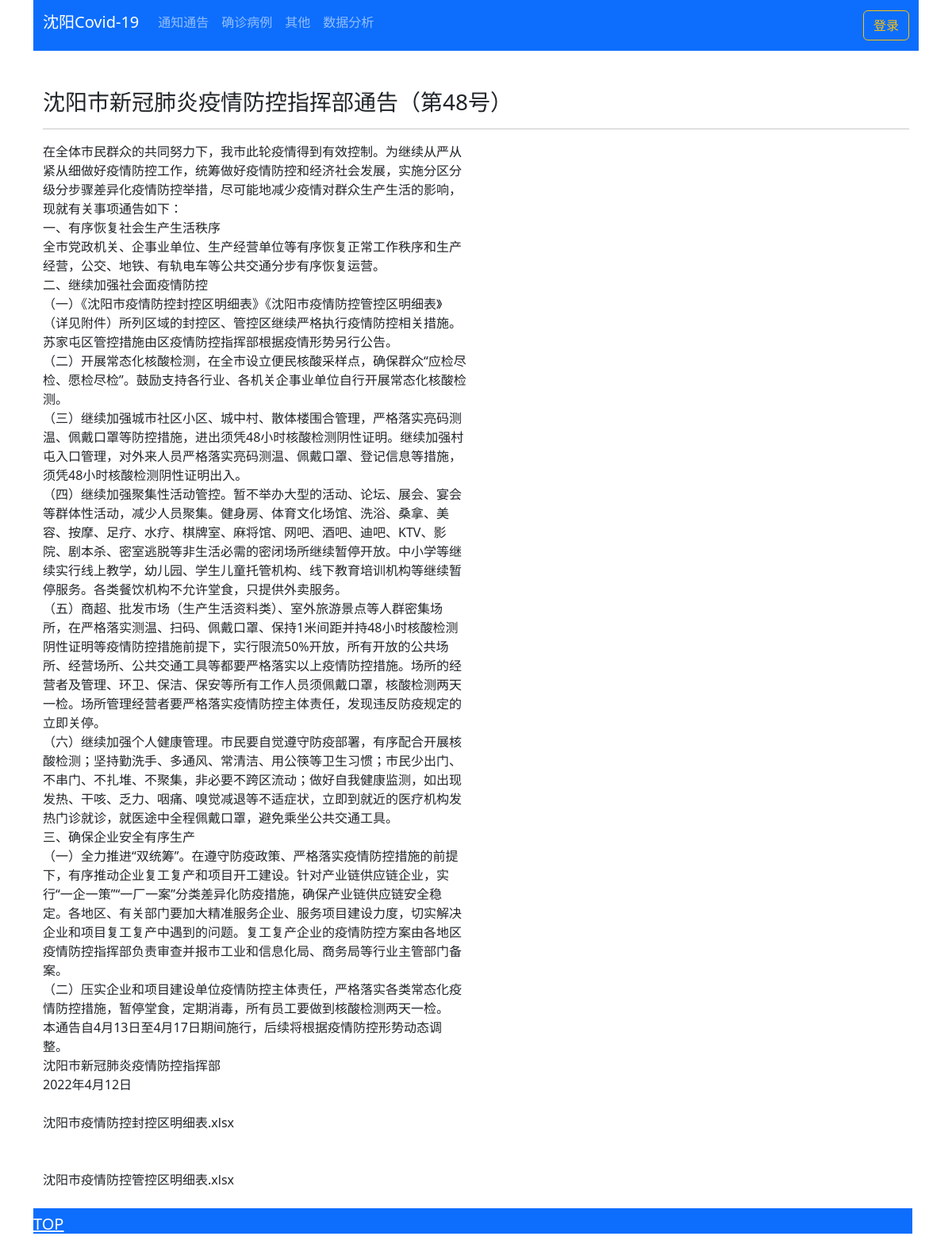
The app's page /detial_page/935 with its own data.
### ann/models.py (models this page shows, shortened)
class Article(models.Model):
    type_choice=(('ann','通知'),('new_p','新增加病例'),('alert','检测结果异常'))
    id = models.BigAutoField(primary_key=True)
    title=models.CharField('标题',max_length=100,db_index=True)
    url = models.URLField('文章URL',unique=True,db_index=True)
    content=models.TextField('内容',max_length=10000,blank=True)
    source=models.CharField('来源',max_length=100,blank=True)
    type=models.CharField('类型',max_length=10,choices=type_choice)
    pub_date = models.DateField('文章日期')
    add_date = models.DateTimeField('添加日期', auto_now_add=True,)
    edit_date=models.DateTimeField('修改日期',auto_now=True,)
    class Meta:
        ordering = ("-pub_date",)

### ann/views.py (the view)
# urls.py: path('detial_page/<int:article_id>',views.article_detial,name='article_detial'),
def article_detial(request,article_id):
    article=get_object_or_404(Article,id=article_id)
    return render(request,'./detial.html',{"article":article})

### templates/detial.html
{% extends "base.html" %}
{%block main%}
<h3>{{article.title}}</h3>
<hr>
<div class="row">
    <div class="col-12 col-lg-6">
        {{article.content|linebreaks}}
    </div>
</div>
{%endblock%}

### records on screen
Article: title "沈阳市新冠肺炎疫情防控指挥部通告（第48号）", content "在全体市民群众的共同努力下，我市此轮疫情得到有效控制。为继续从严从紧从细做好疫情防控工作，统筹做好疫情防控和经济社会发展，实施分区分级分步骤差异化疫情防控举措，尽可能地减少疫情对群众生产生活的影响，现就有关事项通告如下： 一、有序恢复社会生产生活秩序 全市党政机关、企事业单位、生产经营单位等有序恢复正常工作秩序和生产经营，公交、地铁、有轨电车等公共交通分步有序恢复运营。 二、继续加强社会面疫情防控 （一）《沈阳市疫情防控封控区明细表》《沈阳市疫情防控管控区明细表》（详见附件）所列区域的封控区、管控区继续严格执行疫情防控相关措施。苏家屯区管控措施由区疫情防控指挥部根据疫情形势另行公告。 （二）开展常态化核酸检测，在全市设立便民核酸采样点，确保群众“应检尽检、愿检尽检”。鼓励支持各行业、各机关企事业单位自行开展常态化核酸检测。 （三）继续加强城市社区小区、城中村、散体楼围合管理，严格落实亮码测温、佩戴口罩等防控措施，进出须凭48小时核酸检测阴性证明。继续加强村屯入口管理，对外来人员严格落实亮码测温、佩戴口罩、登记信息等措施，须凭48小时核酸检测阴性证明出入。 （四）继续加强聚集性活动管控。暂不举办大型的活动、论坛、展会、宴会等群体性活动，减少人员聚集。健身房、体育文化场馆、洗浴、桑拿、美容、按摩、足疗、水疗、棋牌室、麻将馆、网吧、酒吧、迪吧、KTV、影院、剧本杀、密室逃脱等非生活必需的密闭场所继续暂停开放。中小学等继续实行线上教学，幼儿园、学生儿童托管机构、线下教育培训机构等继续暂停服务。各类餐饮机构不允许堂食，只提供外卖服务。…"
